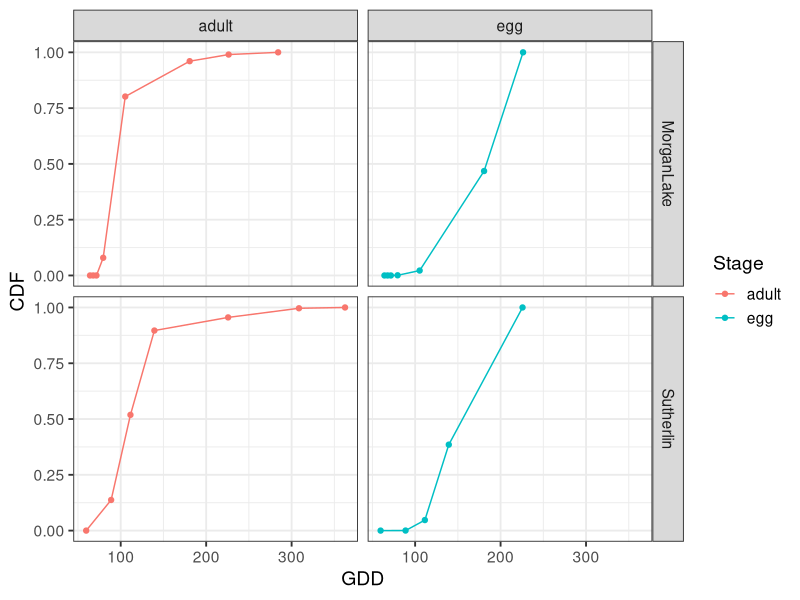
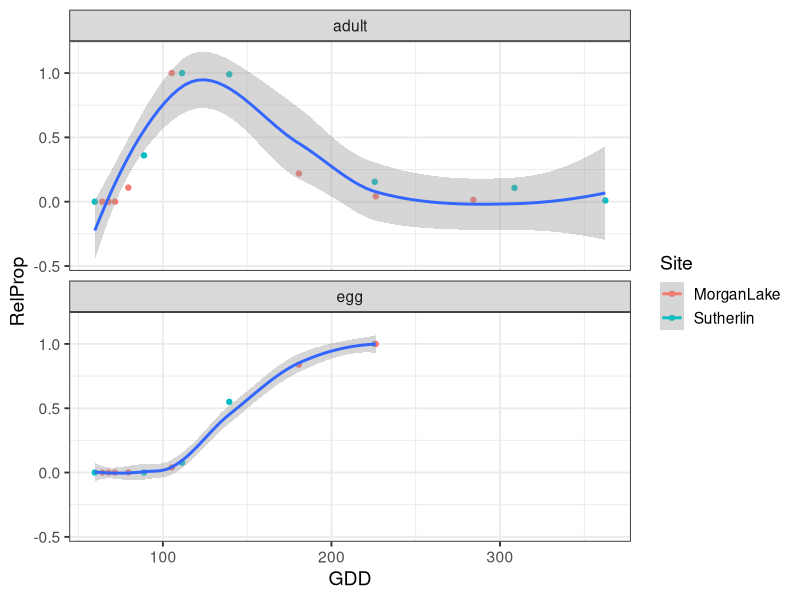

Source code (R) for these figures, in order: (Note: this script raises an error after producing the figures.)
## ---- chunk 1
knitr::opts_chunk$set(echo = TRUE)
library(lubridate)
library(ggplot2)
library(dplyr)
library(mgcv)
library(grid)
library(fitdistrplus)
library(stringr)

theme_set(theme_bw(base_size = 14)) 

TriDD=function(tmax, tmin, LDT, UDT){
  Tmp1=6*((tmax-LDT)*(tmax-LDT))/(tmax-tmin)
  Tmp2=6*((tmax-UDT)*(tmax-UDT))/(tmax-tmin)
  Cond(tmax < LDT,0,
       Cond(tmin >= UDT,UDT-LDT,
            Cond((tmax < UDT) & (tmin <= LDT), Tmp1/12,
                 Cond((tmin <= LDT) & (tmax >= UDT), (Tmp1-Tmp2)/12,
                      Cond((tmin > LDT) & (tmax >= UDT), 6*(tmax+tmin-2*LDT)/12 - (Tmp2/12),
                           Cond((tmin > LDT) & (tmax < UDT), 6*(tmax+tmin-2*LDT)/12,0))))))
} 

Cond=function(condition, trueValue, falseValue){
  return(condition * trueValue + (!condition)*falseValue)
}
## ---- chunk 2
dat <- read.csv("GCA_pheno_2013.csv", header = TRUE)
dat$Date <- mdy(dat$Date)
dat <- dat %>% 
  group_by(Site, Stage) %>% 
  mutate(RelProp = MeanCount / max(MeanCount, na.rm = TRUE),
         CDF = cumsum(MeanCount) / sum(MeanCount, na.rm = TRUE),
         Count = ifelse(Stage == "adult",   ### this only works for Fritzi's data
                        round(MeanCount * 15), round(MeanCount * 150)))
## ---- chunk 3

plt <- ggplot(dat, aes(x = GDD, y = CDF, group = Stage, color = Stage)) + 
  geom_point() +
  geom_line() +
  facet_grid(Site~Stage) #+
  # theme_bw() #+ 
  # ggtitle("Cumulative distribution function of observations")
plt
## ---- chunk 4

plt <- ggplot(dat, aes(x = GDD, y = RelProp, group = Stage, color = Site)) + 
  geom_point() +
  geom_smooth() +
  facet_wrap(~Stage, ncol = 1) #+
  # theme_bw() #+
  # ggtitle("Smoothed raw data with loess")
plt
## ---- chunk 5
stagedat <- dat %>% filter(Stage == "adult")

mod <- gam(Count ~ s(GDD, k = 10) + s(Site, bs = "re"), method = "REML",
           family = poisson, data = stagedat)

xrange <- range(stagedat$GDD)
xseq <- seq(from=xrange[1], to=xrange[2], length=1000)
preddat <- data.frame(GDD = xseq, Site = "Sutherlin")
preddat$y <- predict(mod, newdata = preddat, exclude = "s(Site)", type = "response")
preddat$RelProp <- preddat$y / max(preddat$y, na.rm = TRUE)
adultpred <- preddat #for later chunk

plt_adult <- ggplot(stagedat, aes(x = GDD, y = RelProp, color = Site)) + 
  geom_point() +
  geom_path(data = preddat) +
  ggtitle("Overwintering adults")
  # facet_wrap(~Stage, ncol = 1) +
  # theme_bw()
plt_adult

## ---- chunk 6
stagedat <- dat %>% filter(Stage == "egg")

mod <- gam(Count ~ s(GDD, k = 10) + s(Site, bs = "re"), method = "REML",
           family = poisson, data = stagedat)

xrange <- range(stagedat$GDD)
xseq <- seq(from=xrange[1], to=xrange[2], length=1000)
preddat <- data.frame(GDD = xseq, Site = "Sutherlin")
preddat$y <- predict(mod, newdata = preddat, exclude = "s(Site)", type = "response")
preddat$RelProp <- preddat$y / max(preddat$y, na.rm = TRUE)

plt <- ggplot(stagedat, aes(x = GDD, y = RelProp, color = Site)) + 
  geom_point() +
  geom_path(data = preddat) +
  ggtitle("F1 Eggs")
  # facet_wrap(~Stage, ncol = 1) +
  # theme_bw()
plt
## ---- chunk 7
stagedat <- dat %>% filter(Stage == "egg")

mod <- gam(Count ~ s(GDD, k = 5) + s(Site, bs = "re"), method = "REML",
           family = poisson, data = stagedat)

xrange <- range(stagedat$GDD)
xseq <- seq(from=xrange[1], to=xrange[2], length=1000)
preddat <- data.frame(GDD = xseq, Site = "Sutherlin")
preddat$y <- predict(mod, newdata = preddat, exclude = "s(Site)", type = "response")
preddat$RelProp <- preddat$y / max(preddat$y, na.rm = TRUE)
eggpred <- preddat # for later analysis

plt_egg <- ggplot(stagedat, aes(x = GDD, y = RelProp, color = Site)) + 
  geom_point() +
  geom_path(data = preddat) +   
  ggtitle("F1 Eggs")
  # facet_wrap(~Stage, ncol = 1) +
  # theme_bw()
plt_egg
## ---- chunk 8
# distribution needs x and cdf
gamdist <- adultpred %>% 
  mutate(CDF = cumsum(y) / sum(y, na.rm = TRUE),
         x = GDD)

SubstageDistrib <- function(dist, numstage, perc){
  # this is an approximation from GAM predictions, could make more precise
  # with more predicted values or interpolation, but doesn't seem necessary
  ReturnClosestValue <- function(dist, xval){
    out <- dist$CDF[which(dist$x > xval)[1]]
  }
  
  low <- (1 - perc)/2
  high <- 1 - (1 - perc) / 2
  low <- dist$x[which(dist$CDF > low)[1]]
  high <- dist$x[which(dist$CDF > high)[1]]
  
  bounds <- seq(low, high, length.out = numstage + 1)
  means <- (bounds[1:numstage] + bounds[2:(numstage + 1)]) / 2
  weights <- diff(sapply(X = bounds, FUN = ReturnClosestValue, dist = dist), lag = 1)
  return(data.frame(means, weights))
}

## ---- chunk 9
newdat <- expand.grid(NumStage = c(5, 7, 9),
                      PercIncl = c(.9, .95, .99))
test <- newdat %>% 
  group_by(NumStage, PercIncl) %>% 
  do(SubstageDistrib(dist = gamdist, numstage = .$NumStage, perc = .$PercIncl)) %>% 
  mutate(GDD = means, 
         RelProp = weights / max(weights),
         BarWidth = diff(means[1:2]))

plt <- ggplot(data = test, aes(x = GDD, y = RelProp)) +
  geom_col(aes(width = BarWidth), color = "black", alpha = 0) +
  geom_path(data = adultpred, color = "red", alpha = .5, size = 1.5) +
  facet_grid(NumStage ~ PercIncl) +
  ggtitle("Overwintering adults")
plt
## ---- chunk 10

# Multiple plot function
#
# ggplot objects can be passed in ..., or to plotlist (as a list of ggplot objects)
# - cols:   Number of columns in layout
# - layout: A matrix specifying the layout. If present, 'cols' is ignored.
#
# If the layout is something like matrix(c(1,2,3,3), nrow=2, byrow=TRUE),
# then plot 1 will go in the upper left, 2 will go in the upper right, and
# 3 will go all the way across the bottom.
#
multiplot <- function(..., plotlist=NULL, file, cols=1, layout=NULL) {
  library(grid)
  
  # Make a list from the ... arguments and plotlist
  plots <- c(list(...), plotlist)
  
  numPlots = length(plots)
  
  # If layout is NULL, then use 'cols' to determine layout
  if (is.null(layout)) {
    # Make the panel
    # ncol: Number of columns of plots
    # nrow: Number of rows needed, calculated from # of cols
    layout <- matrix(seq(1, cols * ceiling(numPlots/cols)),
                     ncol = cols, nrow = ceiling(numPlots/cols))
  }
  
  if (numPlots==1) {
    print(plots[[1]])
    
  } else {
    # Set up the page
    grid.newpage()
    pushViewport(viewport(layout = grid.layout(nrow(layout), ncol(layout))))
    
    # Make each plot, in the correct location
    for (i in 1:numPlots) {
      # Get the i,j matrix positions of the regions that contain this subplot
      matchidx <- as.data.frame(which(layout == i, arr.ind = TRUE))
      
      print(plots[[i]], vp = viewport(layout.pos.row = matchidx$row,
                                      layout.pos.col = matchidx$col))
    }
  }
}
## ---- chunk 11
plt_ad <- plt_adult +
  geom_point(aes(x = 256.2, y = 1, color = "Coeburn"), shape = 17, size = 3) +
  geom_point(aes(x = 108, y = 0, color = "Coeburn"), shape = 17, size = 3) +
  geom_point(aes(x = 404.4, y = 0, color = "Coeburn"), shape = 17, size = 3) +
  scale_x_continuous(limit = c(0, 600)) +
  # theme(legend.position = "none") +
  ggtitle("Overwintering adults")

plt_eg <- plt_egg +
  geom_point(aes(x = 256.2, y = 1, color = "Coeburn"), shape = 17, size = 3) +
  geom_point(aes(x = 108, y = 0, color = "Coeburn"), shape = 17, size = 3) +  
  geom_point(aes(x = 404.4, y = 0, color = "Coeburn"), shape = 17, size = 3) +
  scale_x_continuous(limit = c(0, 600)) +
  # theme(legend.position = "none") +
  ggtitle("F1 Eggs")

multiplot(plt_ad, plt_eg, cols = 1)
## ---- chunk 12
stagedat <- dat %>% filter(Stage == "egg")

mod <- gam(Count ~ s(GDD, k = 5) + s(Site, bs = "re"), method = "REML",
           family = poisson, data = stagedat)

xrange <- range(stagedat$GDD)
xseq <- seq(from=xrange[1], to=xrange[2], length=1000)
preddat <- data.frame(GDD = xseq, Site = "Sutherlin")
preddat$y <- predict(mod, newdata = preddat, exclude = "s(Site)", type = "response")
preddat$RelProp <- preddat$y / max(preddat$y, na.rm = TRUE)
eggpred <- preddat # for later analysis

ovi_rate <- diff(eggpred$y, lag = 1)
# cut off distribution when oviposition rate hits 0
ovi_rate <- ovi_rate[1:(which(ovi_rate < 0)[1] - 1)]
eggpred_cut <- eggpred[1:length(ovi_rate), ]
eggpred_cut$ovi_rate <- ovi_rate
plot(eggpred_cut$GDD, ovi_rate)



gamdist <- eggpred_cut %>% 
  mutate(CDF = cumsum(ovi_rate) / sum(ovi_rate, na.rm = TRUE),
         x = GDD)

test <- SubstageDistrib(dist = gamdist, numstage = 7, perc = .99)
## ---- chunk 13
# # need to take curve above and draw out discrete observations
# draws <- rpois(n = nrow(eggpred_cut), lambda = eggpred_cut$y)
# gdd_obs <- rep(eggpred_cut$GDD, times = draws)
# gdd_obs <- (gdd_obs - min(gdd_obs)) / (max(gdd_obs) - min(gdd_obs))
# hist(gdd_obs)
# ovi_rate <- diff(gdd_obs, lag = 1)

# from gam predictions more directly
gdd_obs <- rep(eggpred_cut$GDD, times = eggpred_cut$ovi_rate)
zgdd_obs <- (gdd_obs - min(gdd_obs)) / (max(gdd_obs) - min(gdd_obs))


descdist(zgdd_obs, discrete = FALSE)
fit.beta <- fitdist(zgdd_obs, "beta", method = "mme")

## ---- chunk 14
eggdist <- dbeta(x = seq(0,1, length.out = length(gdd_obs)), 
                 shape1 = fit.beta$estimate[1], shape2 = fit.beta$estimate[2])
eggdist <- (eggdist / max(eggdist))
egg.df <- data.frame(GDD = seq(min(eggpred_cut$GDD), 
                               max(eggpred_cut$GDD), 
                               length.out = length(gdd_obs)), 
                     RelProp = eggdist, Site = "Beta")

plt_ad <- plt_adult +
  geom_point(aes(x = 256.2, y = 1, color = "Coeburn"), shape = 17, size = 3) +
  geom_point(aes(x = 108, y = 0, color = "Coeburn"), shape = 17, size = 3) +
  geom_point(aes(x = 404.4, y = 0, color = "Coeburn"), shape = 17, size = 3) +
  scale_x_continuous(limit = c(0, 600)) +
  geom_path(data = egg.df, aes(x = GDD, y = RelProp)) +
  # theme(legend.position = "none") +
  ggtitle("Overwintering adults")

plt_eg <- plt_egg +
  geom_point(aes(x = 256.2, y = 1, color = "Coeburn"), shape = 17, size = 3) +
  geom_point(aes(x = 108, y = 0, color = "Coeburn"), shape = 17, size = 3) +  
  geom_point(aes(x = 404.4, y = 0, color = "Coeburn"), shape = 17, size = 3) +
  scale_x_continuous(limit = c(0, 600)) +
  geom_path(data = egg.df, aes(x = GDD, y = RelProp)) +
  # theme(legend.position = "none") +
  ggtitle("F1 Eggs")

multiplot(plt_ad, plt_eg, cols = 1)
## ---- chunk 15

expdat <- read.csv("data/BlosseyFigureData.csv", header = TRUE)
expdat <- expdat %>% 
  mutate(DOY = 120 + round(as.numeric(str_split_fixed(string = DaysSinceApril30..Count, pattern = ", ", n = 2)[, 1])),
         Value = round(as.numeric(str_split_fixed(string = DaysSinceApril30..Count, pattern = ", ", n = 2)[, 2]), 2)) %>% 
  dplyr::select(-DaysSinceApril30..Count)

# field adult emergence (with removal)
tmin <- read.table(file = "data/Lensahn_tmin.txt", skip = 21, header = TRUE, sep = ",")
tmin <- tmin %>% 
  mutate(Site = "Gammendorf", 
         Date = ymd(DATE),
         Year = year(Date),
         tmin = TN / 10)
tmax <- read.table(file = "data/Lensahn_tmax.txt", skip = 21, header = TRUE, sep = ",")
tmax <- tmax %>% 
  mutate(Site = "Gammendorf", 
         Date = ymd(DATE),
         Year = year(Date),
         tmax = TX / 10)
fig6temp <- left_join(tmin, tmax, by = c("Site", "Date", "Year")) %>% 
  dplyr::select(Site, Date, Year, tmin, tmax) %>% 
  filter(Year %in% c(1988, 1990)) %>% 
  mutate(DOY = yday(Date),
         DD = TriDD(tmax, tmin, 10, 37.8)) %>% 
  group_by(Year) %>% 
  arrange(DOY) %>% 
  mutate(AccumDD = cumsum(DD))

fig6dat <- expdat %>% 
  filter(Figure == 6) %>% 
  left_join(fig6temp, by = c("Year", "Site", "DOY")) %>% 
  mutate(Year = as.factor(as.character(Year)),
         FakeCount = round(Value),
         Value = Value / 10)
fig6dat$Value[which(fig6dat$Value < 0)] <- 0

fig6plt <- ggplot(fig6dat, aes(x = AccumDD, y = Value, color = Year)) +
  geom_point()
fig6plt

# Blossey removed adults each visit
# model this process? Or ignore?



mod <- gam(FakeCount ~ s(AccumDD, k = 8), method = "REML",
           family = poisson, data = fig6dat)

xrange <- range(fig6dat$AccumDD)
xseq <- seq(from=xrange[1], to=xrange[2], length=1000)
preddat <- data.frame(AccumDD = xseq)
preddat$FakeCount <- predict(mod, newdata = preddat, type = "response")
# preddat$RelProp <- preddat$y / max(preddat$y, na.rm = TRUE)

plt <- ggplot(fig6dat, aes(x = AccumDD, y = FakeCount)) + 
  geom_point() +
  geom_path(data = preddat) +
  ggtitle("Blossey adults")
  # facet_wrap(~Stage, ncol = 1) +
  # theme_bw()
plt
  
## ---- chunk 16

tmin <- read.table(file = "data/tmin_hamburg.txt", skip = 21, header = TRUE, sep = ",")
tmin <- tmin %>% 
  mutate(Site = "Hamburg", 
         Date = ymd(DATE),
         Year = year(Date),
         tmin = TN / 10)
tmax <- read.table(file = "data/tmax_hamburg.txt", skip = 21, header = TRUE, sep = ",")
tmax <- tmax %>% 
  mutate(Site = "Hamburg", 
         Date = ymd(DATE),
         Year = year(Date),
         tmax = TX / 10)
fig8temp <- left_join(tmin, tmax, by = c("Site", "Date", "Year")) %>% 
  dplyr::select(Site, Date, Year, tmin, tmax) %>% 
  filter(Year == 1990) %>% 
  mutate(DOY = yday(Date),
         DD = TriDD(tmax, tmin, 10, 37.8)) %>% 
  group_by(Year) %>% 
  arrange(DOY) %>% 
  mutate(AccumDD = cumsum(DD))

fieldDDexposure <- fig8temp$AccumDD[fig8temp$DOY == 152]
labDDexposure <- fig8temp$AccumDD[fig8temp$DOY == 102]

lab <- expdat %>% 
  filter(Figure == 8, Variable == "Temperature")

labtemp <- as.data.frame(approx(lab$DOY, lab$Value, xout = c(min(lab$DOY):max(lab$DOY)), method = "linear")) %>% 
  mutate(DD = ((y > 10) * (y - 10)),
         labDD = cumsum(DD))
  

fig8dat <- expdat %>% 
  filter(Figure == 8, Variable != "Temperature") %>% 
  left_join(labtemp, by = c("DOY" = "x"))
# ends of series missing DD data, add manually
fig8dat$labDD[1] <- 0
fig8dat$labDD[26:28] <- c(1406 + 28*2, 1406 + 28*9, 1406 + 28*16) #1406 at DOY 197
fig8dat$AccumDD <- ifelse(test = fig8dat$Variable == "LabOvipRate",
                          fig8dat$labDD + labDDexposure,
                          fig8dat$labDD + fieldDDexposure)



fig8plt <- ggplot(fig8dat, aes(x = AccumDD, y = Value, color = Variable)) +
  geom_point()
fig8plt

# Blossey removed adults each visit
# model this process? Or ignore?



mod <- gam(FakeCount ~ s(AccumDD, k = 8), method = "REML",
           family = poisson, data = fig6dat)

xrange <- range(fig6dat$AccumDD)
xseq <- seq(from=xrange[1], to=xrange[2], length=1000)
preddat <- data.frame(AccumDD = xseq)
preddat$FakeCount <- predict(mod, newdata = preddat, type = "response")
# preddat$RelProp <- preddat$y / max(preddat$y, na.rm = TRUE)

plt <- ggplot(fig6dat, aes(x = AccumDD, y = FakeCount)) + 
  geom_point() +
  geom_path(data = preddat) +
  ggtitle("Blossey adults")
  # facet_wrap(~Stage, ncol = 1) +
  # theme_bw()
plt

## ---- chunk 17
preovipDD <- 50

adultcount <- adultpred %>% 
  filter(row_number() %% 15 == 0) %>% 
  mutate(FakeCount = rpois(length(RelProp), lambda = 1000 * RelProp)) %>% 
  filter(GDD < 270) %>% 
  mutate(EggStart = GDD + preovipDD,
         EggEnd = EggStart + 93.3)

eggFun <- function(EggStart, EggEnd, AdultCount){
  span <- seq(EggStart, EggEnd, by = 5)
  eggs <- rep(span, AdultCount)
  return(eggs)
}

eggdist <- vector()
for (i in 1:nrow(adultcount)){
  eggdist <- c(eggdist, eggFun(adultcount[i, ]$EggStart,
                               adultcount[i, ]$EggEnd,
                               adultcount[i, ]$FakeCount))
}

  eggdist <- data.frame(eggs = eggdist, Site = "Sutherlin")


plt_eg <- plt_egg +
  geom_point(aes(x = 256.2, y = 1, color = "Coeburn"), shape = 17, size = 3) +
  geom_point(aes(x = 108, y = 0, color = "Coeburn"), shape = 17, size = 3) +  
  geom_point(aes(x = 404.4, y = 0, color = "Coeburn"), shape = 17, size = 3) +
  scale_x_continuous(limit = c(0, 600)) +
  geom_path(data = egg.df, aes(x = GDD, y = RelProp)) +
  # theme(legend.position = "none") +
  geom_density(data = eggdist, aes(x = eggs, y = ..scaled..)) +
  ggtitle("F1 Eggs")
plt_eg
  
